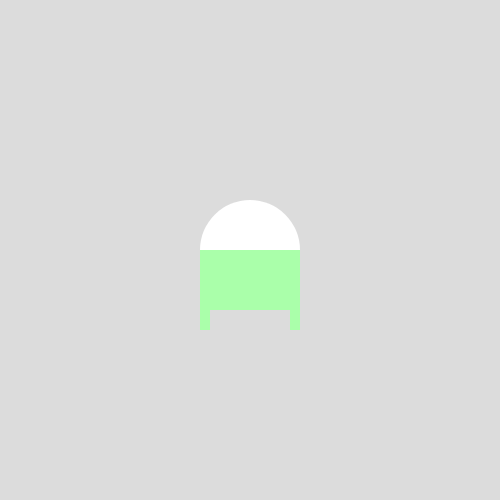
Frame 1 (no input)
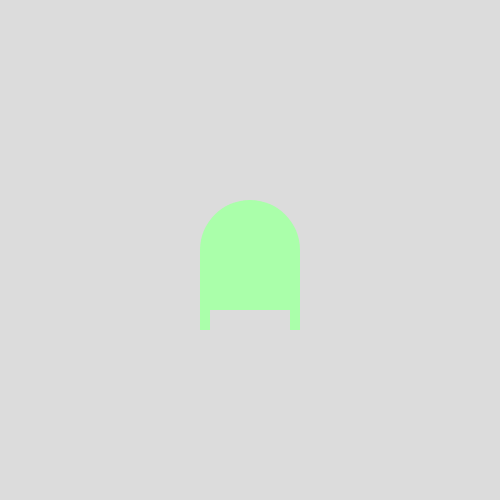
Frame 60 (no input)
Frame 120 (the mouse pressed at the canvas centre since frame 60): identical to frame 60, image omitted

The p5.js sketch that drew these frames (run headless with seeded random() and noise() and a simulated clock; from frame 60 on, the mouse is pressed at the canvas centre):

// p5.js sketch
// ── sketch.js
// Project Title
// Your Name
// Date
//
// Extra for Experts:
// - describe what you did to take this project "above and beyond"


function setup() {
  createCanvas(500, 500);
  noStroke();
}

function draw() {
  background(220);
  circle(250, 250, 100);
  fill(170,255,170,255)
  rect(200, 250, 100, 60);
  rect(290, 300, 10, 30);
  rect(200, 300, 10, 30);
}
